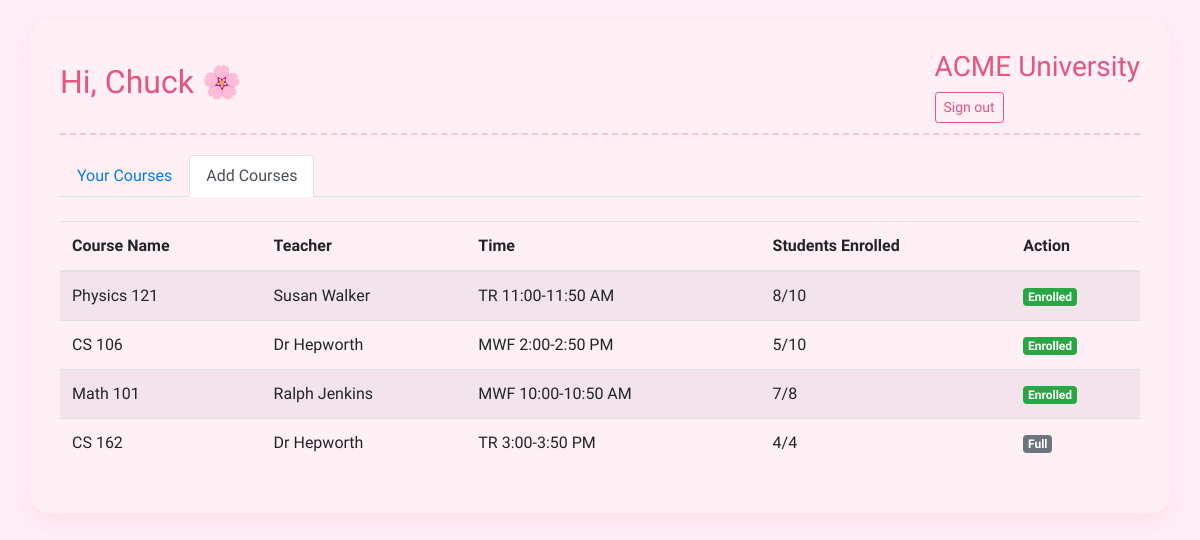
The page /student/courses (signed in) on the database as committed earlier.
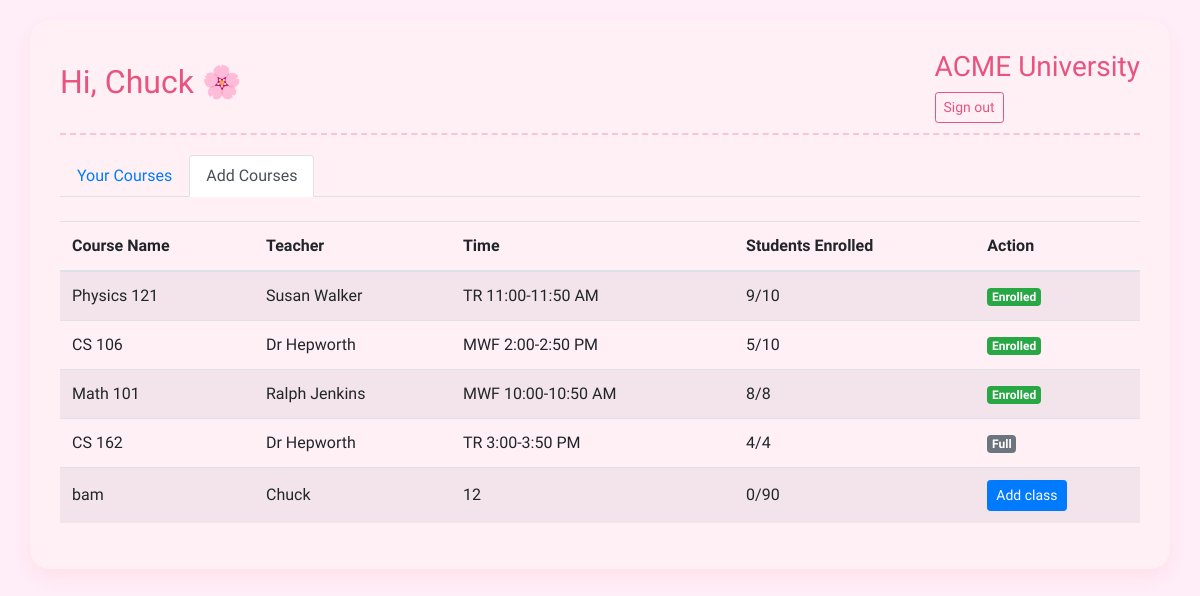
The same page on the database as committed later.
### models.py (models this page shows, shortened)
class User(db.Model, UserMixin):
    id = db.Column(db.Integer, primary_key=True)
    username = db.Column(db.String(80), unique=True, nullable=False)
    password = db.Column(db.String(120), nullable=False)
    role = db.Column(db.String(20), nullable=False)
    name = db.Column(db.String(100), nullable=True)

class Course(db.Model):
    id = db.Column(db.Integer, primary_key=True)
    name = db.Column(db.String(100), nullable=False)
    teacher_id = db.Column(db.Integer, db.ForeignKey('user.id'), nullable=False)
    teacher = db.relationship('User', backref=db.backref('courses', lazy=True))
    time = db.Column(db.String(50), nullable=False)
    capacity = db.Column(db.Integer, nullable=False)

### student_routes.py (the view)
@student_bp.route('/courses')
@login_required
def all_courses():
    if current_user.role != 'student':
        return redirect(url_for('auth.login'))
    courses = Course.query.all()
    enrollments = Enrollment.query.filter_by(student_id=current_user.id).all()
    enrolled_course_ids = [enrollment.course_id for enrollment in enrollments]
    for course in courses:
        course.enrolled = Enrollment.query.filter_by(course_id=course.id).count()
    return render_template('all_courses.html',
                          user=current_user,
                          courses=courses,
                          enrolled_course_ids=enrolled_course_ids)

### app.py (called while the page is built)
@login_manager.user_loader
def load_user(user_id):
    return User.query.get(int(user_id))

### templates/all_courses.html
{% extends "layout.html" %}
{% block content %}
<ul class="nav nav-tabs">
    <li class="nav-item">
        <a class="nav-link" href="{{ url_for('student_bp.dashboard') }}">Your Courses</a>
    </li>
    <li class="nav-item">
        <a class="nav-link active" href="{{ url_for('student_bp.all_courses') }}">Add Courses</a>
    </li>
</ul>
<div class="mt-4">
    <table class="table table-striped">
        <thead>
            <tr>
                <th>Course Name</th>
                <th>Teacher</th>
                <th>Time</th>
                <th>Students Enrolled</th>
                <th>Action</th>
            </tr>
        </thead>
        <tbody>
            {% for course in courses %}
            <tr>
                <td>{{ course.name }}</td>
                <td>{{ course.teacher.name }}</td>
                <td>{{ course.time }}</td>
                <td>{{ course.enrolled }}/{{ course.capacity }}</td>
                <td>
                    {% if course.id in enrolled_course_ids %}
                        <span class="badge badge-success">Enrolled</span>
                    {% elif course.enrolled >= course.capacity %}
                        <span class="badge badge-secondary">Full</span>
                    {% else %}
                        <a href="{{ url_for('student_bp.enroll_course', course_id=course.id) }}" class="btn btn-sm btn-primary">Add class</a>
                    {% endif %}
                </td>
            </tr>
            {% endfor %}
        </tbody>
    </table>
</div>
{% endblock %}

### templates/layout.html (shortened to what this page needs)
<!DOCTYPE html>
<html lang="en">
<head>
    <link rel="stylesheet" href="https://stackpath.bootstrapcdn.com/bootstrap/4.5.2/css/bootstrap.min.css">
</head>
<body>
    <div class="container">
        {% if current_user.is_authenticated %}
        <div class="header">
            <h2>Hi, {{ current_user.name }} 🌸</h2>
            <div>
                <h3>ACME University</h3>
                <a href="{{ url_for('auth.logout') }}" class="btn btn-sm btn-outline-secondary">Sign out</a>
            </div>
        </div>
        {% endif %}
        {% block content %}{% endblock %}
    </div>
</body>
</html>

### templates/layout.html (style rules this page uses)
body { padding-top: 20px; background: #ffeef8; font-family: 'Quicksand', sans-serif; color: #4b2e2e; }
.container { background: #fff0f6; border-radius: 20px; padding: 30px; box-shadow: 0 8px 20px rgba(255, 192, 203, 0.3); }
.header { display: flex; justify-content: space-between; align-items: center; margin-bottom: 20px; padding-bottom: 10px; border-bottom: 2px dashed #f9c5d1; }
h2, h3 { color: #e75480; }
.btn-outline-secondary { color: #e75480; border-color: #e75480; }
.table th, .table td { vertical-align: middle; }

Rows that differ between the two databases and show on the page:
computed for Course "Physics 121": enrolled "8" → "9"
computed for Course "Math 101": enrolled "7" → "8"
added Course: name "bam", teacher.name "Chuck", time "12", enrolled "0", capacity "90"
